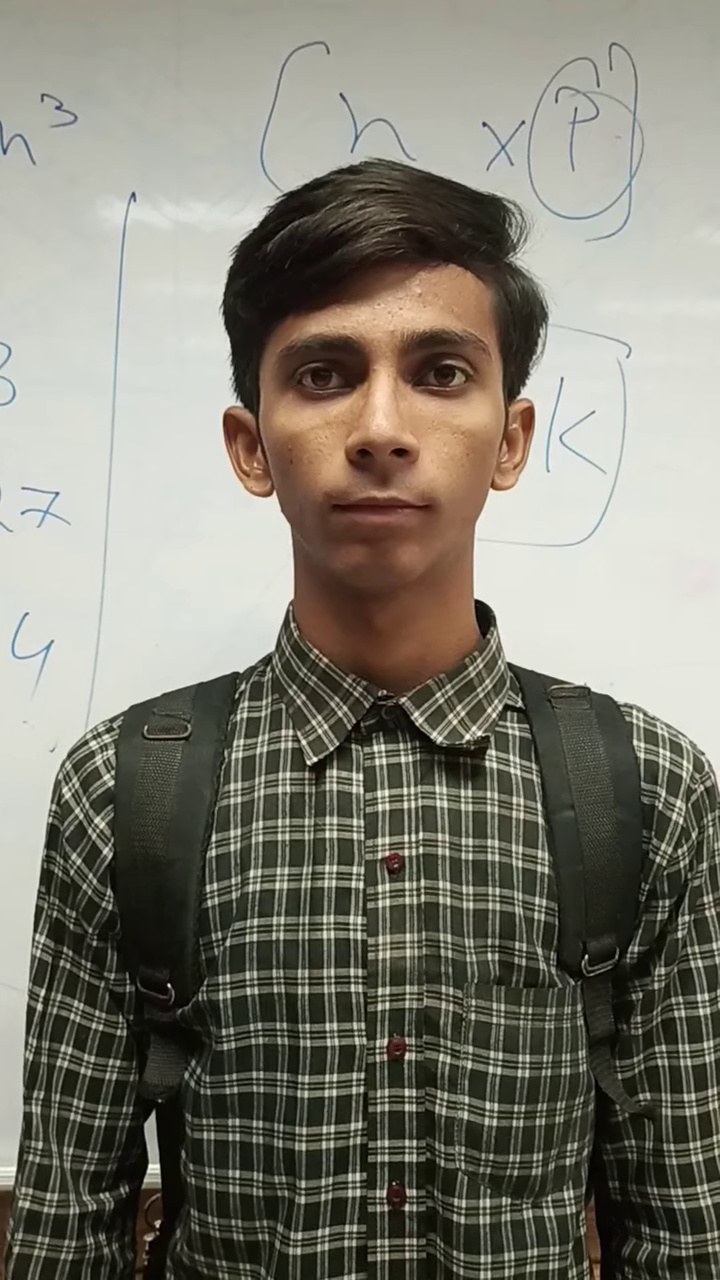
#> input picture dataSet/01/frame_00008.jpg, 720 x 1280 px; its folder holds only this picture in this run
$ jupyter execute --allow-errors face_recognition.ipynb   (older library calls are emulated)
#> lines starting #> are read from the running program, lines starting #| are printed output that depends on the picture
<a href="https://www.kaggle.com/code/duaanaz/face-recognition?scriptVersionId=252529943" target="_blank"></a>

# *Face Recognition Project*

[cell 1]
# Load important libraries
import os
import cv2
import numpy as np
import pandas as pd
from glob import glob
import matplotlib.pyplot as plt
from skimage.feature import hog
from skimage import exposure
from sklearn.preprocessing import LabelEncoder
from sklearn.model_selection import train_test_split
from sklearn.svm import SVC
from sklearn.metrics import accuracy_score, classification_report, confusion_matrix, ConfusionMatrixDisplay
from skimage.feature import local_binary_pattern
from sklearn.decomposition import PCA

# Set the plotting style
plt.style.use('ggplot')

[cell 2]
# Load pre-trained Haar Cascade classifiers for face, eyes, smile, and nose detection

face_cascade = cv2.CascadeClassifier(cv2.data.haarcascades + "haarcascade_frontalface_default.xml")
eye_cascade = cv2.CascadeClassifier(cv2.data.haarcascades + "haarcascade_eye.xml")
smile_cascade = cv2.CascadeClassifier(cv2.data.haarcascades + "haarcascade_smile.xml")
# nose_cascade = cv2.CascadeClassifier(os.path.expanduser("~/haarcascade_mcs_nose.xml"))

[cell 3]
base_path = 'dataset'
student_ids= sorted(os.listdir(base_path))

# Exploratory Data Analysis
# Data Framing

[cell 4]
# Make data frame
df = []
for std_id in student_ids:
    paths = sorted(glob(os.path.join(base_path,std_id,'*.jpg')))
    for p in paths:
        img = cv2.imread(p)
#> img is the input picture: shape (1280, 720, 3); mean B, G, R 115.4, 126.8, 129.3
        if img is None:
            print("there is no image")
            continue
        gray = cv2.cvtColor(img, cv2.COLOR_BGR2GRAY)
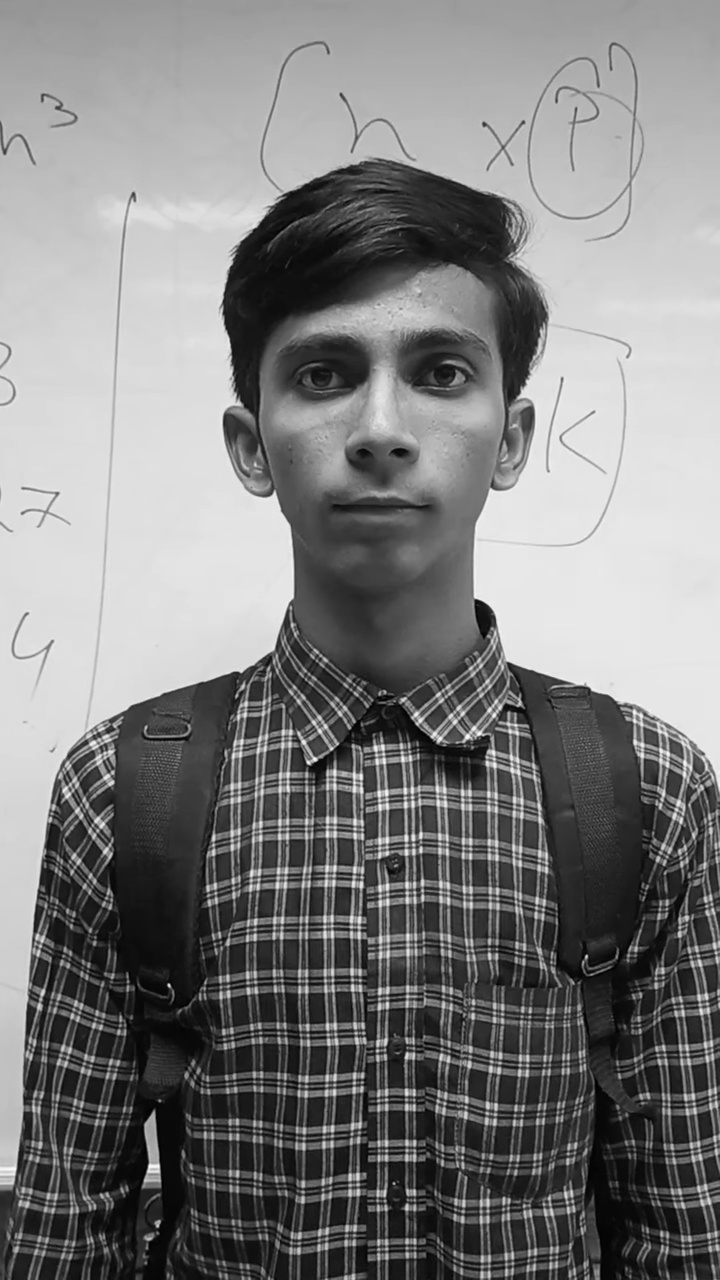
#> gray: shape (1280, 720); min 0, max 254, mean 126.3
        df.append({
            'student_id': std_id,
            'path': p,
            'height': img.shape[0],
            'width': img.shape[1],
            'aspect_ratio': img.shape[1] / img.shape[0],
            'brightness': np.mean(gray),
            'contrast': np.std(gray),
            'blur_score': cv2.Laplacian(gray, cv2.CV_64F).var()
        })
#> pass 2 of the loop `for std_id in student_ids:`:
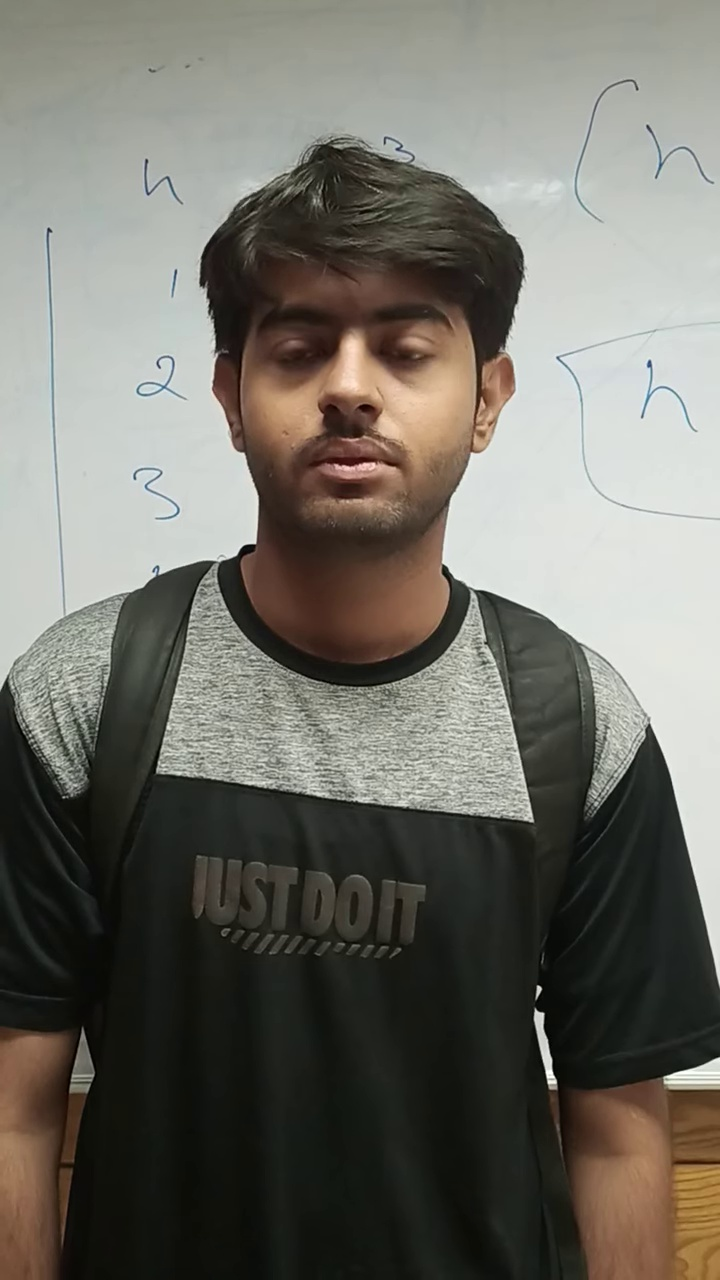
#> input picture dataSet/02/frame_00007.jpg, 720 x 1280 px
#> img is the input picture: shape (1280, 720, 3); mean B, G, R 102.2, 110.2, 112

# Convert the list to a DataFrame
df = pd.DataFrame(df)
#> df = table of 2 rows and 8 columns

# print data frame
print(df)
#> (printed output is left out)

# Assessing Data Quantity

[cell 5]
# Print number of images per student
print("Number of images per student:")
print(df['student_id'].value_counts().sort_index())
#| student_id
#| 01    1
#| 02    1
#| Name: count, dtype: int64

# Visualizations of:
# No. of Images per student
plt.figure(figsize=(10, 4))
df['student_id'].value_counts().sort_index().plot(kind='bar', color='skyblue')
plt.title("Number of Images per Student")
plt.xlabel("Student ID")
plt.ylabel("Number of Images")
plt.grid(axis='y')
plt.show()
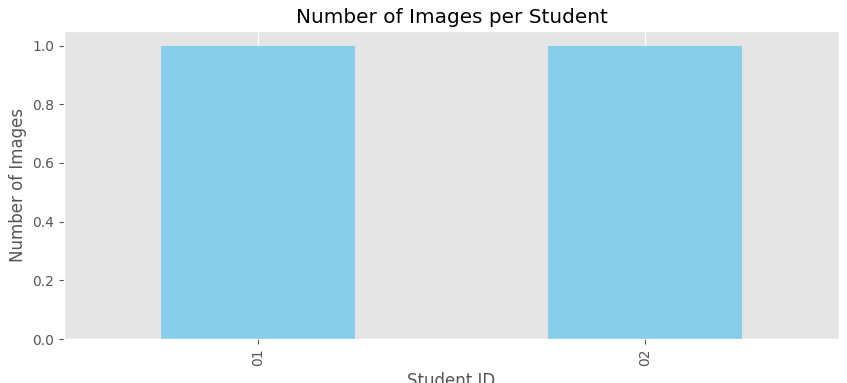
#> figure drawn by matplotlib, 1 panel

# *Face Detection and Cropping with Grayscale Conversion*

[cell 6]
# Visualize 1 face per student
plt.figure(figsize=(15, 6))

for i, sid in enumerate(sorted(df['student_id'].unique())):
    # Get first image path for each student
    sample_row = df[df['student_id'] == sid].iloc[0]
    path = sample_row['path']

    img = cv2.imread(path)
    gray = cv2.cvtColor(img, cv2.COLOR_BGR2GRAY)  # Convert to Grayscale
    faces = face_cascade.detectMultiScale(gray, 1.1, 5)
#> faces = [[217, 244, 328, 328]]

    # Try detecting face
    if len(faces) > 0:
        (x, y, w, h) = faces[0]
#> x = 217; y = 244; w = 328; h = 328
        face = gray[y:y+h, x:x+w]
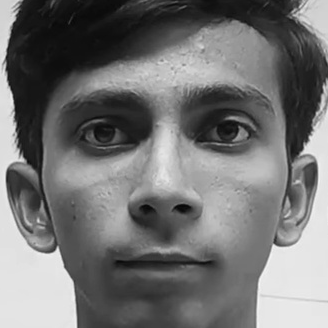
#> face: shape (328, 328); min 7, max 248, mean 115.5
        face = cv2.resize(face, (100, 100))
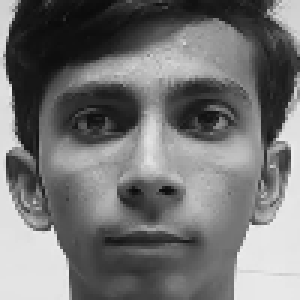
#> face: shape (100, 100) (shown 3 times larger); min 10, max 241, mean 115.4
    else:
        face = cv2.resize(gray, (100, 100))  # fallback

    # Show extracted face
    plt.subplot(2, 6, i+1)
    plt.imshow(face,cmap='gray')
    plt.title(f"Student {sid}")
    plt.axis('off')
#> pass 2 of the loop `for i, sid in enumerate(sorted(df['student_id'].unique())):`:
#> `faces = face_cascade.detectMultiScale(gray, 1.1, 5)`: faces = [[192, 227, 316, 316]]
#> `(x, y, w, h) = faces[0]`: x = 192; y = 227; w = 316
#> `face = cv2.resize(face, (100, 100))`:
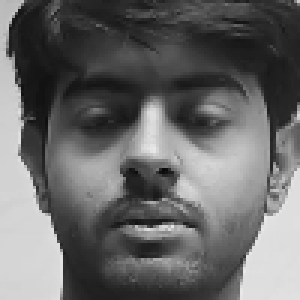
#> face: shape (100, 100) (shown 3 times larger); min 8, max 234, mean 103.6

plt.suptitle("One Face per Student (Grayscale, Cropped)", fontsize=16)
plt.tight_layout()
plt.show()

# Face Detection Coverage

[cell 7]
detected_faces = 0
for p in df['path']:
    img = cv2.imread(p)
    gray = cv2.cvtColor(img, cv2.COLOR_BGR2GRAY)
    faces = face_cascade.detectMultiScale(gray, 1.1, 5)
#> faces = [[217, 244, 328, 328]]
    if len(faces) > 0:
        detected_faces += 1
#> pass 2 of the loop `for p in df['path']:`:
#> `faces = face_cascade.detectMultiScale(gray, 1.1, 5)`: faces = [[192, 227, 316, 316]]

print(f"Faces Detected: {detected_faces} / {len(df)}")
#| Faces Detected: 2 / 2

[cell 8]
# pie chart
plt.pie([detected_faces, len(df)-detected_faces],
        labels=["Detected", "Not Detected"],
        autopct='%1.1f%%', colors=['green', 'red'])
plt.title("Face Detection Coverage")
plt.show()
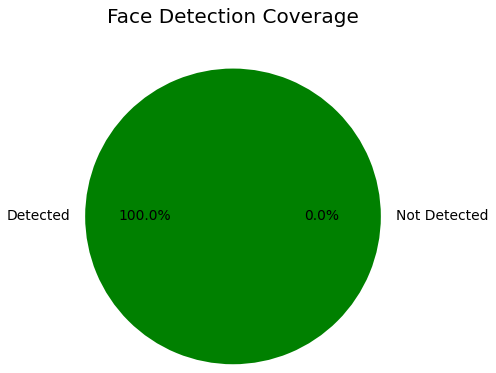
#> figure drawn by matplotlib, 1 panel

# Image Quality Analysis
# Aspect Ratio Insight

[cell 9]
# Aspect Ratio per image
plt.figure(figsize=(10, 4))
df.boxplot(column='aspect_ratio', by='student_id')
plt.title("Aspect Ratio per Student")
plt.suptitle("")
plt.xlabel("Student ID")
plt.ylabel("Aspect Ratio (Width / Height)")
plt.grid(True)
plt.show()
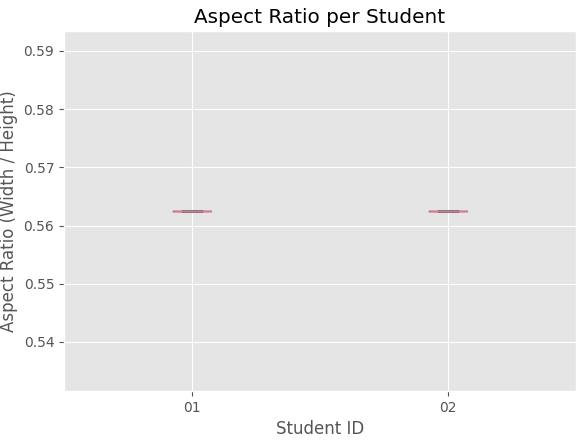
#> figure drawn by matplotlib, 1 panel

# Bright vs Contrast Insight

[cell 10]
# Brightness vs Contrast
plt.figure(figsize=(10, 4))
for std_id in sorted(df['student_id'].unique()):
    sub = df[df['student_id'] == std_id]
    plt.scatter(sub['brightness'], sub['contrast'], label=std_id, alpha=0.5)
#> this loop made 2 passes
#> (std_id, sub) on passes 1 to 2: ('01', table of 1 rows and 8 columns), ('02', table of 1 rows and 8 columns)

plt.xlabel("Brightness (Mean Pixel Intensity)")
plt.ylabel("Contrast (Pixel Intensity Std Dev)")
plt.title("Brightness vs Contrast per Student")
plt.legend(title="Student ID", bbox_to_anchor=(1.05, 1), loc='upper left')
plt.grid(True)
plt.tight_layout()
plt.show()
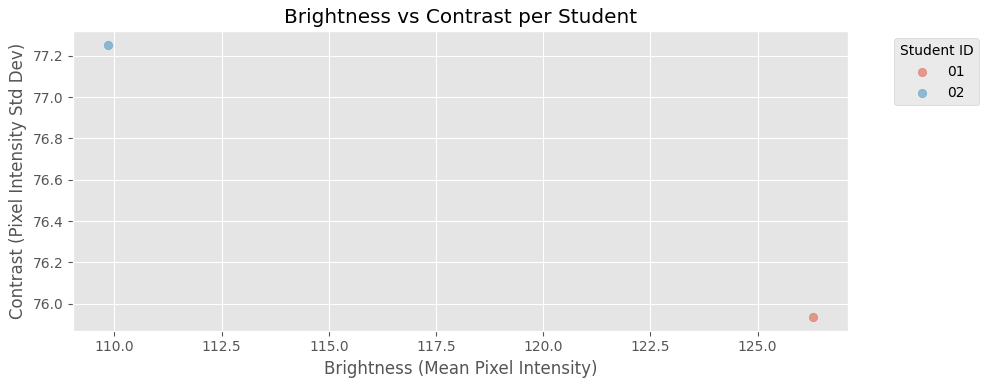
#> figure drawn by matplotlib, 1 panel

# Sharpness of the Image

[cell 11]
# Blur Score of Images
plt.figure(figsize=(10, 4))
df.boxplot(column='blur_score', by='student_id')
plt.title("Image Sharpness (Blur Score)")
plt.suptitle("")
plt.xlabel("Student ID")
plt.ylabel("Blur Score (Variance of Laplacian)")
plt.grid(True)
plt.show()
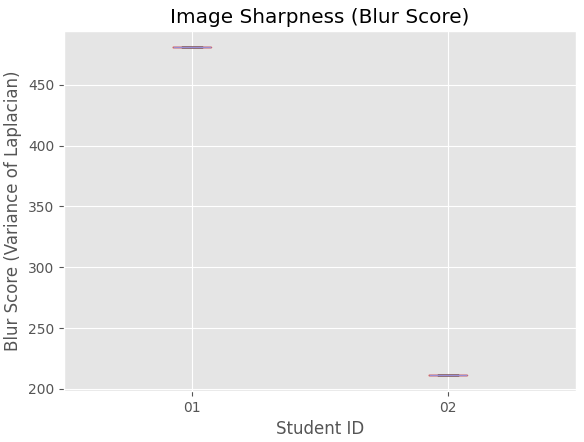
#> figure drawn by matplotlib, 1 panel

# Size Distribution

[cell 12]
# Image size distribution
plt.figure(figsize=(10, 4))
plt.hist(df['width'] * df['height'], bins=20, color='skyblue')
plt.title("Image Size Distribution (in pixels)")
plt.xlabel("Image Size (Width × Height)")
plt.ylabel("Number of Images")
plt.grid(True)
plt.show()
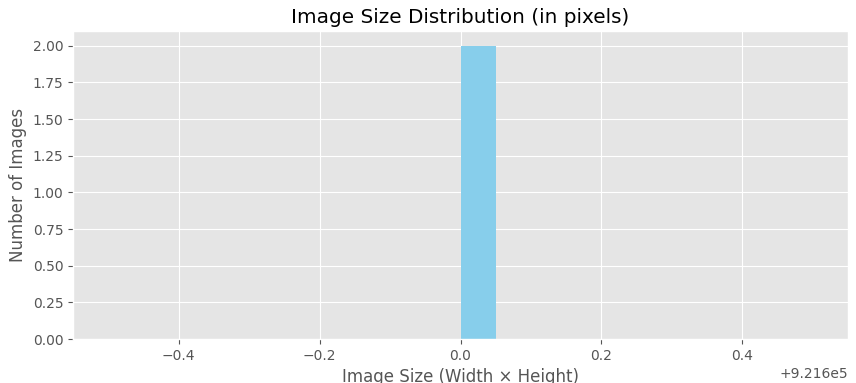
#> figure drawn by matplotlib, 1 panel; tallest bar 2 high, from x = 921600 to 921600.1

# Feature Extraction:
# HAAR Cascade Facial Features Detection

#> (a cell that did not finish here is left out)

# Edge Detection Using HOG

#> (a cell that did not finish here is left out)

# Using LBP (Local Binary Pattern)

[cell 15]
# Parameters
radius = 1
n_points = 8 * radius
method = 'uniform'

# Load a sample image from DataFrame
#> (the rest of this cell did not finish here and is left out)

# Extracting Feature for training + Data Splitting

[cell 16]
# Data Splitting - Train&Test
X_train, X_test, y_train, y_test = [], [], [], []
le = LabelEncoder()
# Parameters for LBP
radius = 1
n_points = 8 * radius
print("Feature extraction HOG + LBP...")
for std_id in student_ids:
    features = []
    paths = sorted(glob(os.path.join(base_path, std_id, '*.jpg')))
    for p in paths:
        img = cv2.imread(p)
        if img is None:
            continue
        gray = cv2.cvtColor(img, cv2.COLOR_BGR2GRAY)
        faces = face_cascade.detectMultiScale(gray, 1.1, 5)
#> faces = [[217, 244, 328, 328]]
        if len(faces) == 0:
            continue
        x, y, w, h = max(faces, key=lambda r: r[2] * r[3])
#> x = 217; y = 244; w = 328; h = 328
        face = gray[y:y + h, x:x + w]
        if np.var(face) < 100:
            continue
        face = cv2.resize(face, (100, 100)).astype('float32') / 255.0

        # HOG Feature extraction
        hog_feat = hog(face, pixels_per_cell=(8, 8), cells_per_block=(2, 2), feature_vector=True)
#> hog_feat = 4356 values, max 0.501 at index 525, min 0 at index 3, mean 0.122

        # LBP extraction
        lbp = local_binary_pattern(face, n_points, radius, method='uniform')
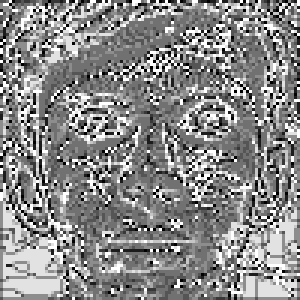
#> lbp: shape (100, 100) float64 (shown 3 times larger); min 0, max 9, mean 4.87; drawn with min black and max white
        lbp_hist, _ = np.histogram(lbp.ravel(), bins=np.arange(0, n_points+3), range=(0, n_points+2))
#> lbp_hist = [422, 552, 415, 1228, 2328, 1719, 617, 663, 1096, 960]
        lbp_hist = lbp_hist.astype("float32")
        lbp_hist /= (lbp_hist.sum() + 1e-6)  # Normalize
#> lbp_hist = [0.0422, 0.0552, 0.0415, 0.123, 0.233, 0.172, 0.0617, 0.0663, 0.11, 0.096]

        # Combine HOG + LBP
        combined = np.hstack([hog_feat, lbp_hist])
#> combined = 4366 values, max 0.501 at index 525, min 0 at index 3, mean 0.122
        features.append(combined)

    if len(features) >= 2:
        a, b = train_test_split(features, test_size=0.2, random_state=42)
        X_train += a
        X_test += b
        y_train += [std_id] * len(a)
        y_test += [std_id] * len(b)
#> pass 2 of the loop `for std_id in student_ids:`:
#> `faces = face_cascade.detectMultiScale(gray, 1.1, 5)`: faces = [[192, 227, 316, 316]]
#> `x, y, w, h = max(faces, key=lambda r: r[2] * r[3])`: x = 192; y = 227; w = 316
#> hog_feat = 4356 values, max 0.422 at index 3177, min 0 at index 7, mean 0.123
#> `lbp = local_binary_pattern(face, n_points, radius, method='uniform')`:
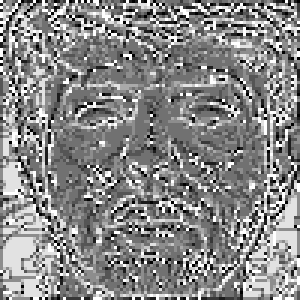
#> lbp: shape (100, 100) float64 (shown 3 times larger); min 0, max 9, mean 4.81; drawn with min black and max white
#> `lbp_hist, _ = np.histogram(lbp.ravel(), bins=np.arange(0, n_points+3),..`: lbp_hist = [318, 525, 455, 1321, 2462, 1775, 642, 668, 1016, 818]
#> `lbp_hist /= (lbp_hist.sum() + 1e-6)`: lbp_hist = [0.0318, 0.0525, 0.0455, 0.132, 0.246, 0.177, 0.0642, 0.0668, 0.102, 0.0818]
#> combined = 4366 values, max 0.422 at index 3177, min 0 at index 7, mean 0.123

# Encode the labels
y_train_enc = le.fit_transform(y_train)
y_test_enc = le.transform(y_test)

print("Training samples:", len(X_train))
print("Testing samples:", len(X_test))
